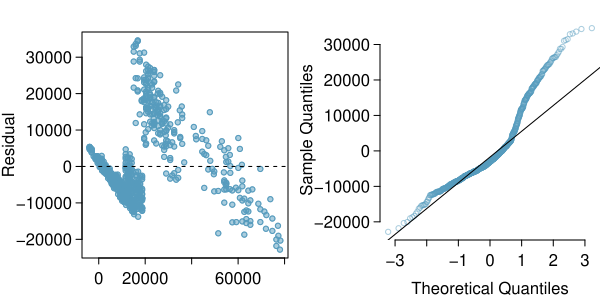

Recreate this plot in R.
library(openintro)
library(oibiostat)

data(COL)
data(dds.discr)

#generate dataframe with only hispanics and white non-hispanics
dds.hispanics = dds.discr[dds.discr$ethnicity == "Hispanic", ]
dds.white.non.hisp = dds.discr[dds.discr$ethnicity == "White not Hispanic", ]
dds.hisp.white = rbind(dds.hispanics, dds.white.non.hisp)

residuals = resid(lm(expenditures ~ ethnicity + age, data = dds.hisp.white))
predicted = predict(lm(expenditures ~ ethnicity + age, data = dds.hisp.white))

myPDF("ddsAgeEthnicityResidNormPlot.pdf", 6, 3,
      mfrow = c(1, 2),
      mgp = c(3.2, 0.5, 0),
      mar = c(2, 4, 1.5, .5) + .1)

plot(predicted,
     residuals,
     pch = 19,
     cex = .7,
     col = COL[1, 3],
     xlab = "Predicted Value",
     ylab = "Residual",
     ylim = c(min(residuals), max(residuals)))
points(predicted,
       residuals,
       cex = .7,
       col = COL[1])
#mtext("Predicted Value", 1, 1.9)

abline(lm(residuals ~ predicted), lty = 2)

par(mar = c(3,4,1,0))

qqnorm(residuals,
       cex = 0.7,
       main = '',
       axes = FALSE,
       ylab = "Sample Quantiles",
       xlab = "Theoretical Quantiles",
       col = COL[1,3])
axis(1)
axis(2)
qqline(residuals)
mtext("Theoretical Quantiles", 1, 1.9)

dev.off()
